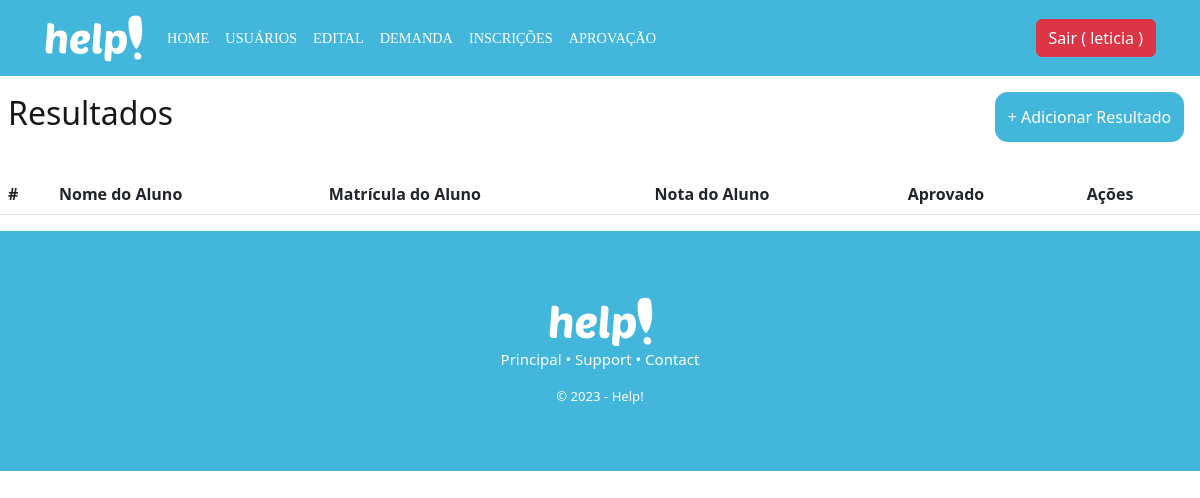
Before: /aprovacao/recovery (signed in) with the older database file.
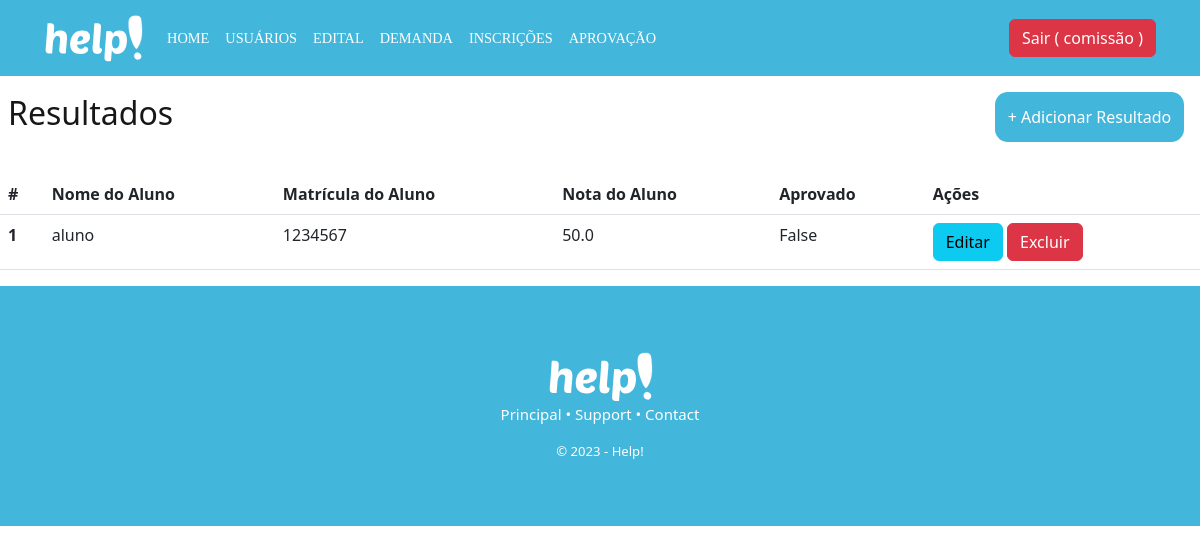
After: the same page with the newer database file.
### database/models.py (models this page shows, shortened)
class Usuario(db.Model, UserMixin):
  __tablename__= "usuario"
  id = db.Column(db.Integer, primary_key = True)
  nome = db.Column(db.String(100))
  email = db.Column(db.String(100))
  matricula = db.Column(db.String(100))
  senha = db.Column(db.String(100))
  admin = db.Column(db.Boolean)
  professor = db.Column(db.Boolean)

class Aprovacao(db.Model):
  id = db.Column(db.Integer, primary_key = True)
  id_usuario = db.Column(db.Integer, db.ForeignKey('usuario.matricula'))
  nota = db.Column(db.Float)
  aprovacao = db.Column(db.Boolean)
  usuario = db.relationship('Usuario', foreign_keys=id_usuario)

### controllers/aprovacao.py (the view)
@bp_aprovacao.route('/recovery')
@login_required
def recovery():
  if not current_user.admin:
    flash("Acesso não permitido")
    return redirect('/login')
  aprovacao = Aprovacao.query.all()
  return render_template('aprovacao_recovery.html', aprovacao = aprovacao)

### controllers/usuario.py (called while the page is built)
@lm.user_loader
def load_user(id):
  usuario = Usuario.query.filter_by(id=id).first()
  return usuario

### templates/aprovacao_recovery.html (shortened to what this page needs)
{% extends 'header.html' %}
{% block container %}
<div id="recovery">
  <div class="nav">
<h1 class="title-recovery">Resultados</h1>
<a href="/aprovacao/create" class="btn btn-primary btn-adc" style="background-color: #43B6DB !important">+ Adicionar Resultado</a>
  </div>
</div>
  <table class="table">
    <thead style="background-color: #43B6DB !important; color: white;">
      <tr>
        <th scope="col">#</th>
        <th scope="col">Nome do Aluno</th>
        <th scope="col">Matrícula do Aluno</th>
        <th scope="col">Nota do Aluno</th>
        <th scope="col">Aprovado</th>
        {% if current_user.admin %}
        <th scope="col">Ações</th>
        {% endif %}
      </tr>
    </thead>
    <tbody>
      {% for a in aprovacao %}
        <tr>
          <th scope="row">{{a.id}}</th>
          <td>{{a.usuario.nome}}</td>
          <td>{{a.usuario.matricula}}</td>
          <td>{{a.nota}}</td>
          <td>{{a.aprovacao}}</td>
        {% if current_user.admin %}
          <td>
            <a href="/aprovacao/update/{{a.id}}" class="btn btn-info">Editar</a>
				    <a href="/aprovacao/delete/{{a.id}}" class="btn btn-danger">Excluir</a>
          </td>
        {% endif %}
        </tr>
	    {% endfor %}
    </tbody>
  </table>
{% endblock %}

### templates/header.html (shortened to what this page needs)
<!DOCTYPE html>
<html lang="pt-br">
<head>
  <link href="https://cdn.jsdelivr.net/npm/bootstrap@5.3.0-alpha1/dist/css/bootstrap.min.css" rel="stylesheet">
  <link rel="stylesheet" href="/static/header.css">
</head>
<body>
<nav class="navbar navbar-expand-lg bg-body-tertiary" style="background-color: #43B6DB !important; padding-left: 2rem; padding-right: 2rem;">
  <div class="container-fluid">
    <a class="navbar-brand" href="/usuarios/dashboard"><img src="/static/assets/help.svg" alt="..." height="50vh"></a>
    <div class="collapse navbar-collapse" id="navbarSupportedContent">
      <ul class="navbar-nav me-auto mb-2 mb-lg-0">
        <li class="nav-item">
          <a class="nav-link active" aria-current="page" href="/usuarios/dashboard">Home</a>
        </li>
        {% if current_user.admin %}
        <li class="nav-item">
          <a class="nav-link" href="/usuarios/recovery">Usuários</a>
        </li>
        {% endif %}
        {% if current_user.admin %}
        <li class="nav-item">
          <a class="nav-link" href="/edital/recovery">Edital</a>
        </li>
        {% endif %}
        {% if current_user.professor %}
        <li class="nav-item">
          <a class="nav-link" href="/demanda/recovery">Demanda</a>
        </li>
        {% endif %}
        {% if current_user.professor %}
        <li class="nav-item">
          <a class="nav-link" href="/inscricao/recovery">Inscrições</a>
        </li>
        {% endif %}
        {% if current_user.professor %}
        <li class="nav-item">
          <a class="nav-link" href="/aprovacao/recovery">Aprovação</a>
        </li>
        {% endif %}
      </ul>
      <form class="d-flex" role="search">
        <a href="{{url_for('usuarios.logoff')}}" class="btn btn-danger" id="button-sair">Sair ( {{current_user.nome}} )</a>
      </form>
    </div>
  </div>
</nav>
  {% block container %}
  {% endblock %}
    <footer>
      <img src="/static/assets/help.svg" alt="IFRN">
      <p>Principal • Support • Contact</p>
      <small>© 2023 - Help!</small>
    </footer>
</body>
</html>

Changed rows visible on the page:
changed Usuario: nome "leticia" → "comissão"
added Aprovacao: id "1", usuario.nome "aluno", usuario.matricula "1234567", nota "50.0", aprovacao "False"
